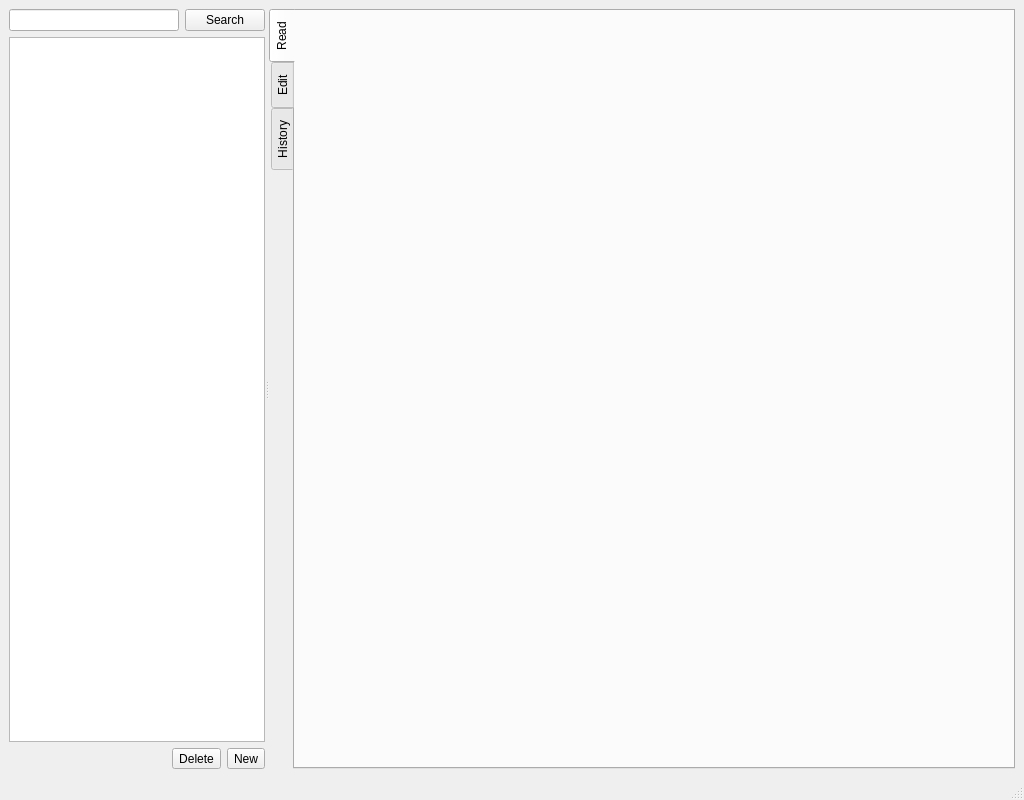
<?xml version="1.0" encoding="UTF-8"?>
<ui version="4.0">
 <class>MainWindow</class>
 <widget class="QMainWindow" name="MainWindow">
  <property name="geometry">
   <rect>
    <x>0</x>
    <y>0</y>
    <width>1024</width>
    <height>800</height>
   </rect>
  </property>
  <property name="windowTitle">
   <string>TritKi</string>
  </property>
  <widget class="QWidget" name="centralwidget">
   <property name="sizePolicy">
    <sizepolicy hsizetype="Expanding" vsizetype="Expanding">
     <horstretch>0</horstretch>
     <verstretch>0</verstretch>
    </sizepolicy>
   </property>
   <layout class="QVBoxLayout" name="verticalLayout">
    <item>
     <widget class="QSplitter" name="splitter">
      <property name="orientation">
       <enum>Qt::Horizontal</enum>
      </property>
      <widget class="QWidget" name="verticalLayoutWidget">
       <layout class="QVBoxLayout" name="article_list_layout">
        <item>
         <layout class="QHBoxLayout" name="search_layout">
          <item>
           <widget class="QLineEdit" name="search_text">
            <property name="layoutDirection">
             <enum>Qt::LeftToRight</enum>
            </property>
           </widget>
          </item>
          <item>
           <widget class="QPushButton" name="search_button">
            <property name="text">
             <string>Search</string>
            </property>
           </widget>
          </item>
         </layout>
        </item>
        <item>
         <widget class="QListView" name="article_list">
          <property name="sizePolicy">
           <sizepolicy hsizetype="Expanding" vsizetype="Expanding">
            <horstretch>0</horstretch>
            <verstretch>0</verstretch>
           </sizepolicy>
          </property>
          <property name="maximumSize">
           <size>
            <width>16777215</width>
            <height>16777215</height>
           </size>
          </property>
         </widget>
        </item>
        <item>
         <layout class="QHBoxLayout" name="article_button_layout">
          <item>
           <spacer name="article_button_spacer">
            <property name="orientation">
             <enum>Qt::Horizontal</enum>
            </property>
            <property name="sizeHint" stdset="0">
             <size>
              <width>40</width>
              <height>20</height>
             </size>
            </property>
           </spacer>
          </item>
          <item>
           <widget class="QToolButton" name="delete_article">
            <property name="text">
             <string>Delete</string>
            </property>
           </widget>
          </item>
          <item>
           <widget class="QToolButton" name="new_article">
            <property name="text">
             <string>New</string>
            </property>
           </widget>
          </item>
         </layout>
        </item>
       </layout>
      </widget>
      <widget class="QTabWidget" name="article_viewport">
       <property name="sizePolicy">
        <sizepolicy hsizetype="Expanding" vsizetype="Expanding">
         <horstretch>5</horstretch>
         <verstretch>0</verstretch>
        </sizepolicy>
       </property>
       <property name="layoutDirection">
        <enum>Qt::LeftToRight</enum>
       </property>
       <property name="tabPosition">
        <enum>QTabWidget::West</enum>
       </property>
       <property name="tabShape">
        <enum>QTabWidget::Rounded</enum>
       </property>
       <property name="currentIndex">
        <number>0</number>
       </property>
       <property name="documentMode">
        <bool>false</bool>
       </property>
       <property name="tabsClosable">
        <bool>false</bool>
       </property>
       <property name="tabBarAutoHide">
        <bool>false</bool>
       </property>
       <widget class="QWidget" name="read_tab">
        <attribute name="title">
         <string>Read</string>
        </attribute>
        <layout class="QVBoxLayout" name="verticalLayout_4">
         <item>
          <widget class="TWebEngineView" name="page_view" native="true"/>
         </item>
        </layout>
       </widget>
       <widget class="MarkdownEditor" name="edit_tab">
        <attribute name="title">
         <string>Edit</string>
        </attribute>
       </widget>
       <widget class="QWidget" name="history_tab">
        <attribute name="title">
         <string>History</string>
        </attribute>
        <layout class="QVBoxLayout" name="verticalLayout_3">
         <item>
          <widget class="QListView" name="page_history"/>
         </item>
        </layout>
       </widget>
      </widget>
     </widget>
    </item>
   </layout>
  </widget>
  <widget class="QMenuBar" name="menubar">
   <property name="geometry">
    <rect>
     <x>0</x>
     <y>0</y>
     <width>1024</width>
     <height>21</height>
    </rect>
   </property>
  </widget>
  <widget class="QStatusBar" name="statusbar"/>
 </widget>
 <customwidgets>
  <customwidget>
   <class>MarkdownEditor</class>
   <extends>QWidget</extends>
   <header location="global">tritki.gui.markdown</header>
   <container>1</container>
  </customwidget>
  <customwidget>
   <class>TWebEngineView</class>
   <extends>QWidget</extends>
   <header location="global">tritki.gui.webview</header>
   <container>1</container>
  </customwidget>
 </customwidgets>
 <resources/>
 <connections/>
</ui>
